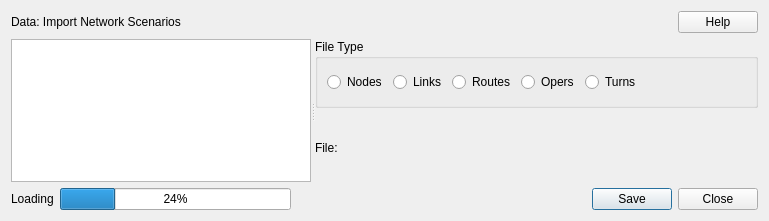
<?xml version="1.0" encoding="UTF-8"?>
<ui version="4.0">
 <class>Dialog</class>
 <widget class="QDialog" name="Dialog">
  <property name="geometry">
   <rect>
    <x>0</x>
    <y>0</y>
    <width>769</width>
    <height>221</height>
   </rect>
  </property>
  <property name="windowTitle">
   <string>Data | Import Files </string>
  </property>
  <layout class="QVBoxLayout" name="verticalLayout_5">
   <item>
    <layout class="QVBoxLayout" name="verticalLayout_4">
     <item>
      <layout class="QHBoxLayout" name="horizontalLayout">
       <item>
        <widget class="QLabel" name="label_title">
         <property name="text">
          <string>&lt;html&gt;&lt;head/&gt;&lt;body&gt;&lt;p&gt;&lt;span style=&quot; font-size:14pt;&quot;&gt;Data: &lt;/span&gt;&lt;span style=&quot; font-size:14pt; font-weight:600;&quot;&gt;Import Network&lt;/span&gt;&lt;/p&gt;&lt;p&gt;&lt;span style=&quot; font-style:italic;&quot;&gt;Scenarios&lt;/span&gt;&lt;/p&gt;&lt;/body&gt;&lt;/html&gt;</string>
         </property>
        </widget>
       </item>
       <item>
        <spacer name="horizontalSpacer">
         <property name="orientation">
          <enum>Qt::Horizontal</enum>
         </property>
         <property name="sizeHint" stdset="0">
          <size>
           <width>40</width>
           <height>20</height>
          </size>
         </property>
        </spacer>
       </item>
       <item>
        <widget class="QPushButton" name="btn_help">
         <property name="text">
          <string notr="true">Help</string>
         </property>
        </widget>
       </item>
      </layout>
     </item>
     <item>
      <layout class="QVBoxLayout" name="verticalLayout_3">
       <item>
        <widget class="QSplitter" name="splitter">
         <property name="orientation">
          <enum>Qt::Horizontal</enum>
         </property>
         <widget class="QTreeView" name="scenarios_tree"/>
         <widget class="QWidget" name="layoutWidget">
          <layout class="QVBoxLayout" name="verticalLayout_2">
           <item>
            <widget class="QGroupBox" name="groupBox">
             <property name="title">
              <string>File Type</string>
             </property>
             <layout class="QHBoxLayout" name="horizontalLayout_4">
              <item>
               <layout class="QVBoxLayout" name="verticalLayout">
                <item>
                 <layout class="QHBoxLayout" name="horizontalLayout_2">
                  <item>
                   <widget class="QRadioButton" name="btn_nodes">
                    <property name="text">
                     <string>Nodes</string>
                    </property>
                   </widget>
                  </item>
                  <item>
                   <widget class="QRadioButton" name="btn_links">
                    <property name="text">
                     <string>Links</string>
                    </property>
                   </widget>
                  </item>
                  <item>
                   <widget class="QRadioButton" name="btn_routes">
                    <property name="text">
                     <string>Routes</string>
                    </property>
                   </widget>
                  </item>
                  <item>
                   <widget class="QRadioButton" name="btn_opers">
                    <property name="text">
                     <string>Opers</string>
                    </property>
                   </widget>
                  </item>
                  <item>
                   <widget class="QRadioButton" name="btn_turns">
                    <property name="text">
                     <string>Turns</string>
                    </property>
                   </widget>
                  </item>
                  <item>
                   <spacer name="horizontalSpacer_4">
                    <property name="orientation">
                     <enum>Qt::Horizontal</enum>
                    </property>
                    <property name="sizeHint" stdset="0">
                     <size>
                      <width>40</width>
                      <height>20</height>
                     </size>
                    </property>
                   </spacer>
                  </item>
                 </layout>
                </item>
               </layout>
              </item>
             </layout>
            </widget>
           </item>
           <item>
            <layout class="QHBoxLayout" name="horizontalLayout_6">
             <item>
              <widget class="QLabel" name="label">
               <property name="text">
                <string>File:</string>
               </property>
              </widget>
             </item>
             <item>
              <widget class="QgsFileWidget" name="import_file_obj"/>
             </item>
            </layout>
           </item>
          </layout>
         </widget>
        </widget>
       </item>
       <item>
        <layout class="QHBoxLayout" name="horizontalLayout_5">
         <item>
          <widget class="QLabel" name="lbl_progresbar">
           <property name="enabled">
            <bool>true</bool>
           </property>
           <property name="text">
            <string>Loading</string>
           </property>
          </widget>
         </item>
         <item>
          <widget class="QProgressBar" name="pg_progress">
           <property name="enabled">
            <bool>true</bool>
           </property>
           <property name="value">
            <number>24</number>
           </property>
          </widget>
         </item>
         <item>
          <spacer name="horizontalSpacer_2">
           <property name="orientation">
            <enum>Qt::Horizontal</enum>
           </property>
           <property name="sizeHint" stdset="0">
            <size>
             <width>40</width>
             <height>20</height>
            </size>
           </property>
          </spacer>
         </item>
         <item>
          <widget class="QDialogButtonBox" name="buttonBox">
           <property name="standardButtons">
            <set>QDialogButtonBox::Close|QDialogButtonBox::Save</set>
           </property>
          </widget>
         </item>
        </layout>
       </item>
      </layout>
     </item>
    </layout>
   </item>
  </layout>
 </widget>
 <customwidgets>
  <customwidget>
   <class>QgsFileWidget</class>
   <extends>QWidget</extends>
   <header>qgsfilewidget.h</header>
  </customwidget>
 </customwidgets>
 <tabstops>
  <tabstop>btn_help</tabstop>
  <tabstop>scenarios_tree</tabstop>
 </tabstops>
 <resources/>
 <connections/>
</ui>
